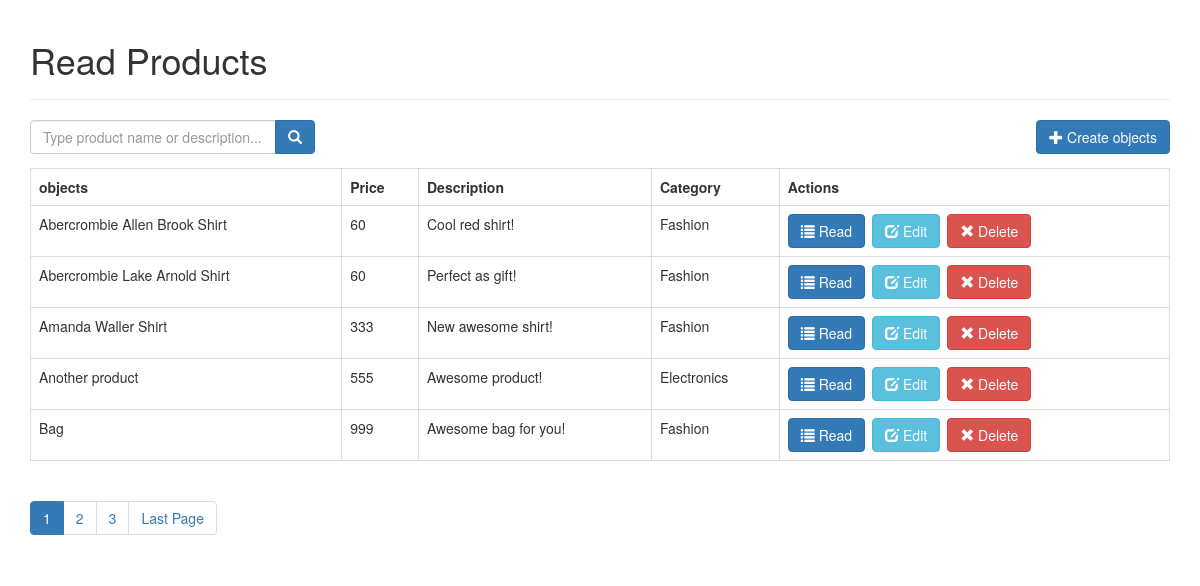
The page / on the database its author committed.
### tables this page shows
CREATE TABLE `products` (
  `id` int(11) NOT NULL,
  `name` varchar(32) NOT NULL,
  `description` text NOT NULL,
  `price` int(11) NOT NULL,
  `category_id` int(11) NOT NULL,
  `created` datetime NOT NULL,
  `modified` timestamp NOT NULL DEFAULT CURRENT_TIMESTAMP,
  `image` varchar(512) NOT NULL
);

CREATE TABLE `categories` (
  `id` int(11) NOT NULL,
  `name` varchar(256) NOT NULL,
  `created` datetime NOT NULL,
  `modified` timestamp NOT NULL DEFAULT CURRENT_TIMESTAMP
);

### index.php (called while the page is built, shortened)
<?php
include_once 'config/core.php';
include_once 'objects/product.php';
include_once 'objects/category.php';
$database = new Database();
$db = $database->getConnection();
$product = new Product($db);
$category = new Category($db);
$page_title = "Read Products";
include_once "layout_header.php";
$stmt = $product->readAll($from_record_num, $records_per_page);
$page_url = "index.php?";
$total_rows=$product->countAll();
include_once "read_template.php";
include_once "layout_footer.php";
?>

### objects/product.php (called while the page is built, shortened)
<?php
class Product{
    private $conn;
    private $table_name = "products";
    public function __construct($db){
        $this->conn = $db;
    }
    function readAll($from_record_num, $records_per_page){
        $query = "SELECT
                id, name, description, price, category_id
            FROM
                " . $this->table_name . "
            ORDER BY
                name ASC
            LIMIT
                {$from_record_num}, {$records_per_page}";
        $stmt = $this->conn->prepare( $query );
        $stmt->execute();
        return $stmt;
    }
    public function countAll(){
        $query = "SELECT id FROM " . $this->table_name . "";
        $stmt = $this->conn->prepare( $query );
        $stmt->execute();
        $num = $stmt->rowCount();
        return $num;
    }
}
?>

### config/core.php (called while the page is built)
<?php
$page = isset($_GET['page']) ? $_GET['page'] : 1;
$records_per_page = 5;
$from_record_num = ($records_per_page * $page) - $records_per_page;
?>

### objects/category.php (called while the page is built, shortened)
<?php
class Category{
    private $conn;
    private $table_name = "categories";
    public $id;
    public function __construct($db){
        $this->conn = $db;
    }
    function readName(){
        $query = "SELECT name FROM " . $this->table_name . " WHERE id = ? limit 0,1";
        $stmt = $this->conn->prepare( $query );
        $stmt->bindParam(1, $this->id);
        $stmt->execute();
        $row = $stmt->fetch(PDO::FETCH_ASSOC);
        $this->name = $row['name'];
    }
}
?>

### read_template.php (the view)
<?php
echo "<form role='search' action='search.php'>";
echo "<div class='input-group col-md-3 pull-left margin-right-1em'>";
$search_value=isset($search_term) ? "value='{$search_term}'" : "";
echo "<input type='text' class='form-control' placeholder='Type product name or description...' name='s' id='srch-term' required {$search_value} />";
echo "<div class='input-group-btn'>";
echo "<button class='btn btn-primary' type='submit'><i class='glyphicon glyphicon-search'></i></button>";
echo "</div>";
echo "</div>";
echo "</form>";
echo "<div class='right-button-margin'>";
echo "<a href='create_product.php' class='btn btn-primary pull-right'>";
echo "<span class='glyphicon glyphicon-plus'></span> Create objects";
echo "</a>";
echo "</div>";
if($total_rows>0){
    echo "<table class='table table-hover table-responsive table-bordered'>";
    echo "<tr>";
    echo "<th>objects</th>";
    echo "<th>Price</th>";
    echo "<th>Description</th>";
    echo "<th>Category</th>";
    echo "<th>Actions</th>";
    echo "</tr>";
    while ($row = $stmt->fetch(PDO::FETCH_ASSOC)){
        extract($row);
        echo "<tr>";
        echo "<td>{$name}</td>";
        echo "<td>{$price}</td>";
        echo "<td>{$description}</td>";
        echo "<td>";
        $category->id = $category_id;
        $category->readName();
        echo $category->name;
        echo "</td>";
        echo "<td>";
        echo "<a href='read_one.php?id={$id}' class='btn btn-primary left-margin'>";
        echo "<span class='glyphicon glyphicon-list'></span> Read";
        echo "</a>";
        echo "<a href='update_product.php?id={$id}' class='btn btn-info left-margin'>";
        echo "<span class='glyphicon glyphicon-edit'></span> Edit";
        echo "</a>";
        echo "<a delete-id='{$id}' class='btn btn-danger delete-object'>";
        echo "<span class='glyphicon glyphicon-remove'></span> Delete";
        echo "</a>";
        echo "</td>";
        echo "</tr>";
    }
    echo "</table>";
    include_once 'paging.php';
}
else{
    echo "<div class='alert alert-danger'>No products found.</div>";
}
?>

### layout_header.php (shortened to what this page needs)
<!DOCTYPE html>
<html lang="en">
<head>
    <link rel="stylesheet" href="https://maxcdn.bootstrapcdn.com/bootstrap/3.3.7/css/bootstrap.min.css" />
    <link rel="stylesheet" href="libs/css/custom.css" />
</head>
<body>
<div class="container">
<?php
echo "<div class='page-header'>
                <h1>{$page_title}</h1>
            </div>";
?>

### paging.php (shortened to what this page needs)
<?php
echo "<ul class=\"pagination\">";
$total_pages = ceil($total_rows / $records_per_page);
$range = 2;
$initial_num = $page - $range;
$condition_limit_num = ($page + $range)  + 1;
for ($x=$initial_num; $x<$condition_limit_num; $x++) {
    if (($x > 0) && ($x <= $total_pages)) {
        if ($x == $page) {
            echo "<li class='active'><a href=\"#\">$x <span class=\"sr-only\">(current)</span></a></li>";
        }
        else {
            echo "<li><a href='{$page_url}page=$x'>$x</a></li>";
        }
    }
}
if($page<$total_pages){
    echo "<li><a href='" .$page_url . "page={$total_pages}' title='Last page is {$total_pages}.'>";
    echo "Last Page";
    echo "</a></li>";
}
echo "</ul>";
?>

### layout_footer.php (shortened to what this page needs)
</div>
</body>
</html>

### libs/css/custom.css (style rules this page uses)
.left-margin { margin:0 .5em 0 0; }
.right-button-margin { margin: 0 0 1em 0; overflow: hidden; }

### rows shown on the page
products: name "Abercrombie Allen Brook Shirt", price "60", description "Cool red shirt!", category.name "Fashion"
products: name "Abercrombie Lake Arnold Shirt", price "60", description "Perfect as gift!", category.name "Fashion"
products: name "Amanda Waller Shirt", price "333", description "New awesome shirt!", category.name "Fashion"
products: name "Another product", price "555", description "Awesome product!", category.name "Electronics"
products: name "Bag", price "999", description "Awesome bag for you!", category.name "Fashion"

### other values the page prints
$page_title "Read Products"
